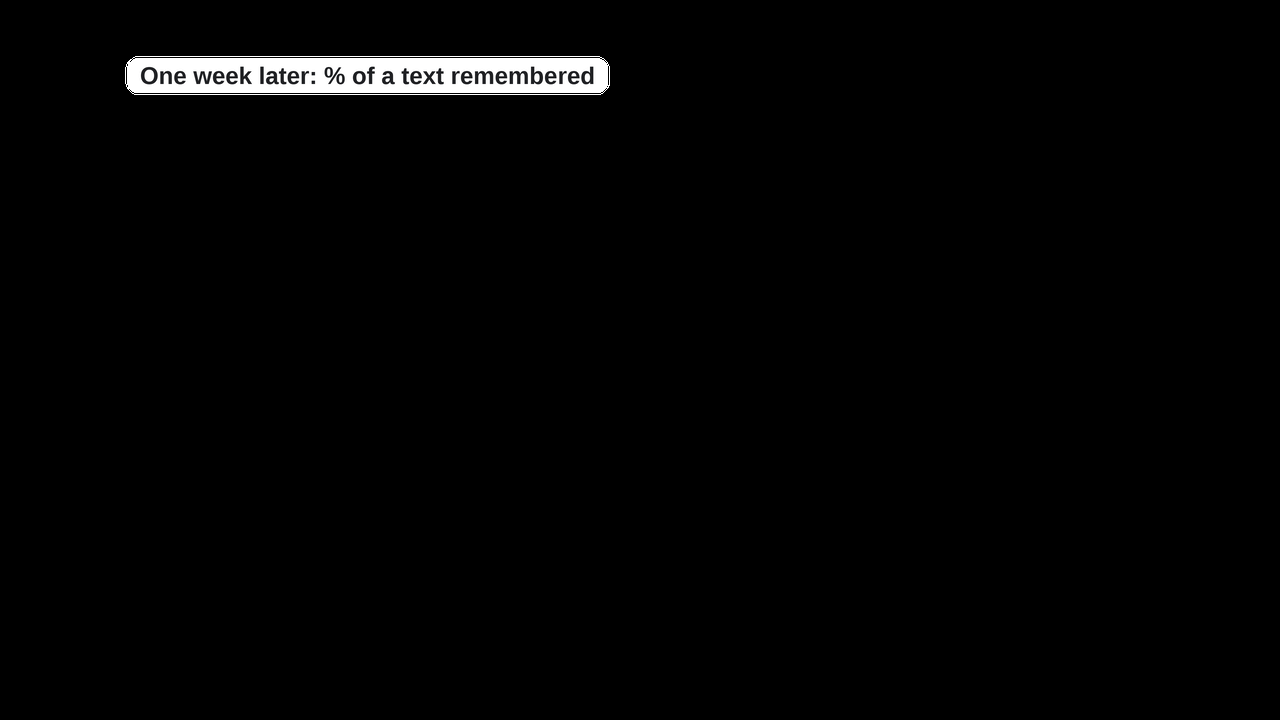
#> input picture glottos-marketing/content/specials/M1/polish-v3-build/l_chart.png, 1280 x 720 px, given in place of s_5800.png, which was not available
$ python egpatch.py
#> lines starting #> are read from the running program, lines starting #| are printed output that depends on the picture; after the words box and inside, x2 and y2 are one past the last pixel; in counts of white or black regions, pixels touching at a corner belong together; pictures that were not available may be replaced by others from this repository, and a replacement may not be noted
# blank the faint background art text "e.g/ meaning & meaning" (x 84-192, y 406-448) on the chart, timeline and quote-3 slides
import cv2, numpy as np
from PIL import Image
def eg(frame,out,x0=84,x1=193,y0=405,y1=449):
#> called with frame = '../s_5800.png', out = 'p_chart_eg.png', x0 = 84, x1 = 193, y0 = 405, y1 = 449
    img=cv2.imread(frame); g=cv2.cvtColor(img,cv2.COLOR_BGR2GRAY).astype(int)
#> in eg, img is the input picture: shape (720, 1280, 3); mean B, G, R 4.2, 4.2, 4.2
#> after `g = cv2.cvtColor(img, cv2.COLOR_BGR2GRAY).astype(int)`: g: shape (720, 1280) int64; 254 distinct labels, from 0 to 255
    paper=cv2.dilate(img,np.ones((11,11),np.uint8))           # max filter: removes thin strokes
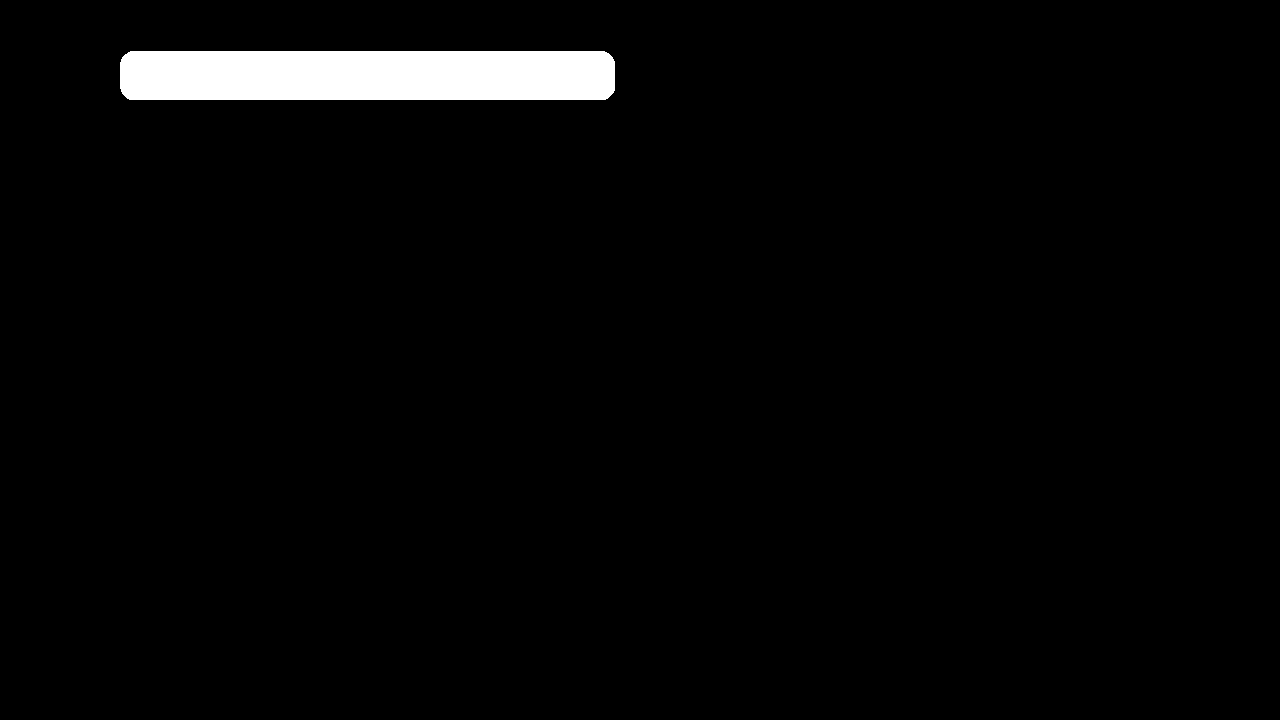
#> paper: shape (720, 1280, 3); 2.6% white; 1 white region, box (x1, y1, x2, y2) and area: (120, 51, 615, 100) 24090
    paper=cv2.GaussianBlur(paper,(0,0),3)
    pg=cv2.cvtColor(paper,cv2.COLOR_BGR2GRAY).astype(int)
#> pg: shape (720, 1280) int64; 227 distinct labels, from 0 to 255
    strong=(g<160).astype(np.uint8)                              # real content (slide text, axis, numbers)
#> strong: shape (720, 1280); values 0 (black) and 1 (white), 98.4% white; 18 black regions (12 under 20 px), largest, box (x1, y1, x2, y2) and area: (125, 56, 610, 95) 14426, (145, 70, 154, 82) 89, (356, 73, 362, 82) 39, (585, 73, 590, 82) 37, (534, 73, 539, 82) 35, (339, 75, 342, 83) 20
    strong=cv2.dilate(strong,np.ones((5,5),np.uint8))
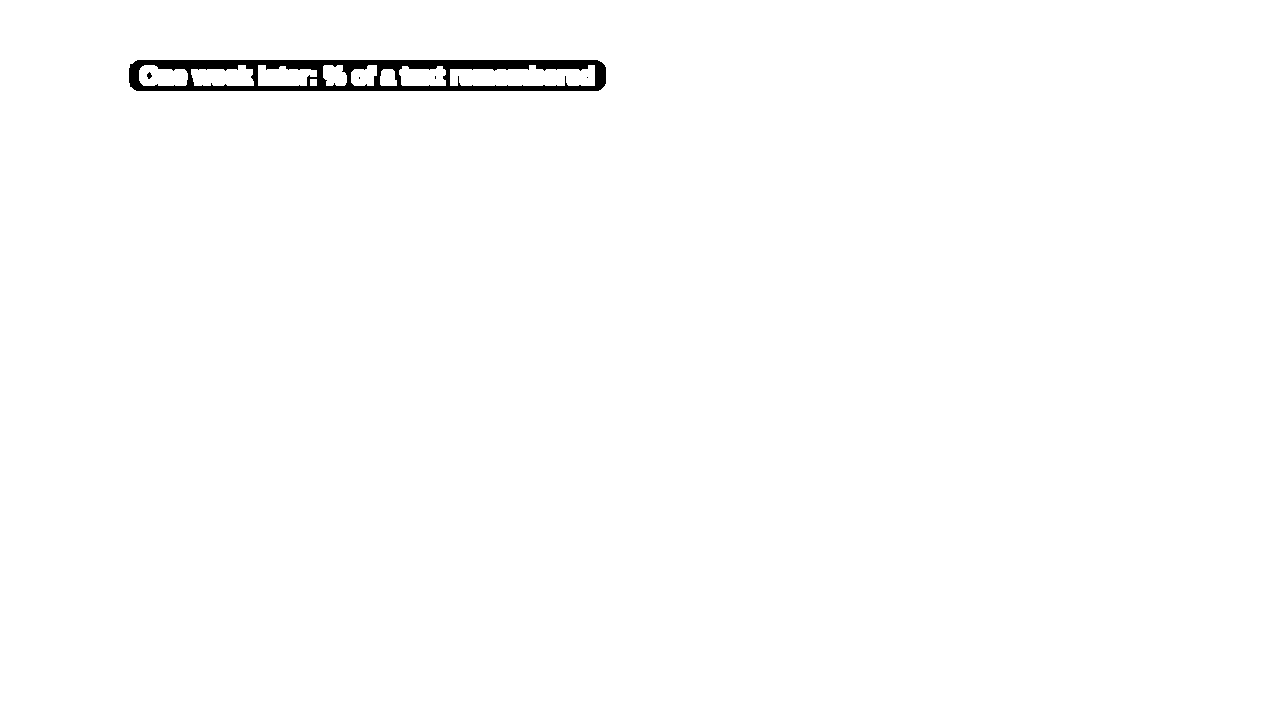
#> strong: shape (720, 1280); values 0 (black) and 1 (white), 99.2% white; 5 black regions (3 under 20 px), largest, box (x1, y1, x2, y2) and area: (129, 60, 606, 91) 7397, (147, 72, 152, 79) 23
    reg=np.zeros(g.shape,np.uint8); reg[y0:y1,x0:x1]=1
    m=((pg-g)>3)&(reg>0)&(strong==0)
#> m: shape (720, 1280) bool; every value is 0
    m=cv2.dilate(m.astype(np.uint8),np.ones((3,3),np.uint8))&reg&(1-strong)
    bgm=(reg>0)&(m==0)&(strong==0)
    off=np.median((paper.astype(int)-img.astype(int))[bgm],axis=0)
#> off = [nan, nan, nan]
    paper=np.clip(paper.astype(int)-off,0,255).astype(np.uint8)
#> paper: shape (720, 1280, 3); every value is 0
    fin=img.copy(); fin[m>0]=paper[m>0]
    d=np.abs(fin.astype(int)-img.astype(int)).max(2)>0
    a=(d*255).astype(np.uint8)
    Image.fromarray(np.dstack([cv2.cvtColor(fin,cv2.COLOR_BGR2RGB),a]),'RGBA').save(out)
    cv2.imwrite(out.replace('.png','_z.png'),cv2.resize(np.vstack([img[395:455,70:210],fin[395:455,70:210]]),None,fx=4,fy=4,interpolation=cv2.INTER_CUBIC))
    return fin
eg('../s_5800.png','p_chart_eg.png')
eg('../s_6400.png','p_timeline_eg.png')
#> call 2 of eg, with frame = '../s_6400.png', out = 'p_timeline_eg.png', x0 = 84, x1 = 193, y0 = 405, y1 = 449
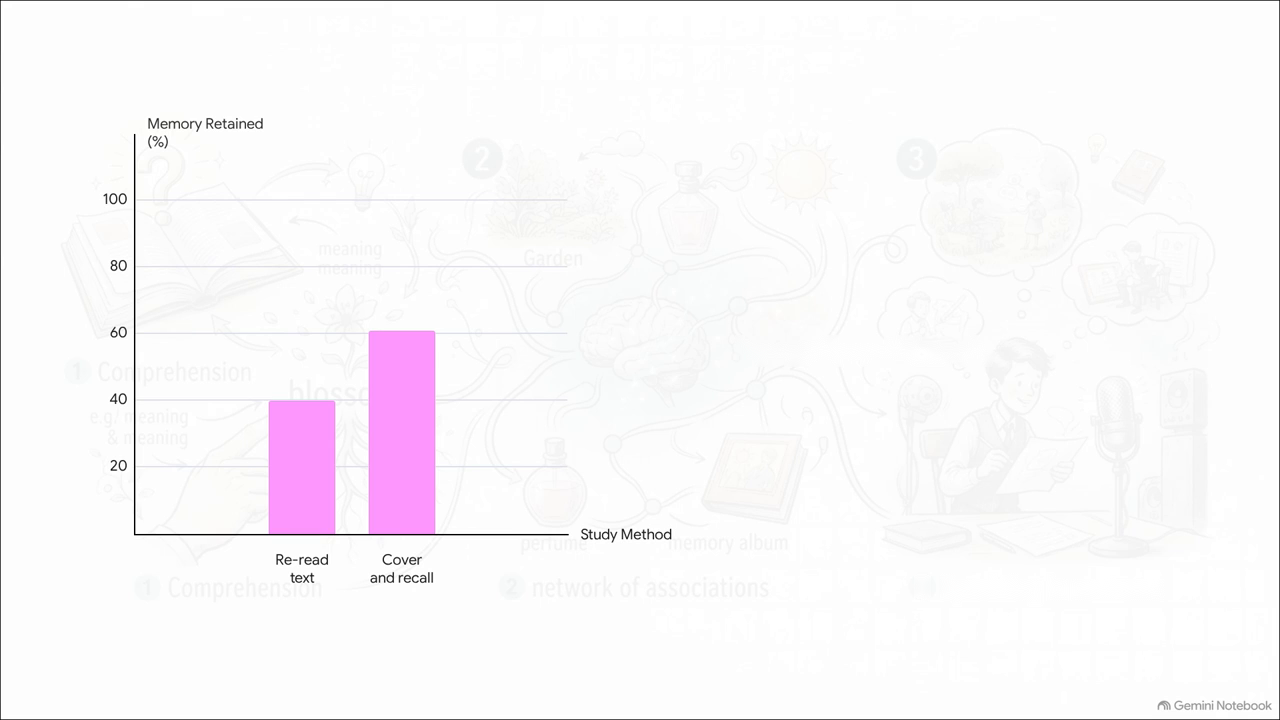
#> input picture glottos-marketing/content/specials/M1/polish-v3-build/p_chart.png, 1280 x 720 px, given in place of s_6400.png, which was not available
#> in eg, img is the input picture: shape (720, 1280, 3); mean B, G, R 250.5, 248.1, 250.6
#> in eg (call 2), `pg=cv2.cvtColor(paper,cv2.COLOR_BGR2GRAY).astype(int)`:
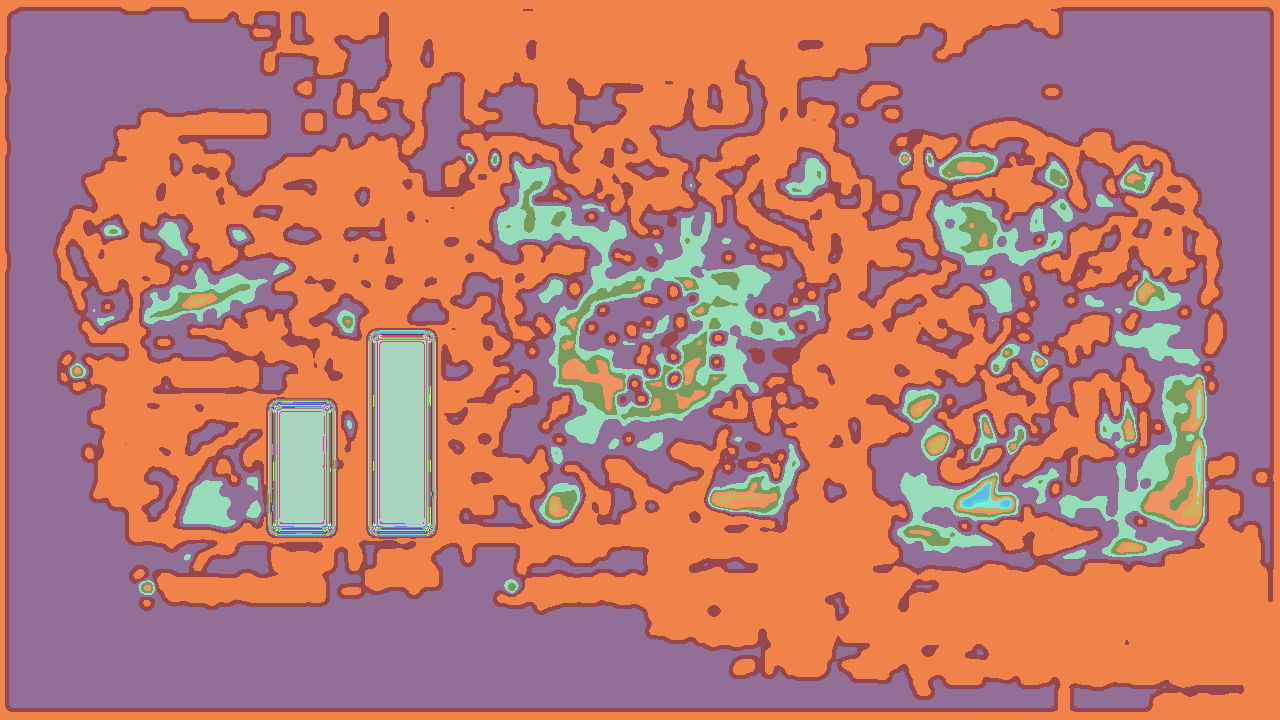
#> pg: shape (720, 1280) int64; 63 distinct labels, from 193 to 255; one colour per label, 0 black
#> in eg (call 2), `strong=(g<160).astype(np.uint8)`: strong: shape (720, 1280); values 0 (black) and 1 (white), 0.74% white in thin lines or dots
#> in eg (call 2), `strong=cv2.dilate(strong,np.ones((5,5),np.uint8))`: strong: shape (720, 1280); values 0 (black) and 1 (white), 2.6% white; 22 white regions, largest, box (x1, y1, x2, y2) and area: (0, 0, 1280, 720) 11964, (132, 132, 571, 538) 4228, (146, 116, 265, 134) 1543
#> in eg (call 2), `m=((pg-g)>3)&(reg>0)&(strong==0)`: m: shape (720, 1280) bool; 0.14% white; 20 white regions (4 under 20 px), largest, box (x1, y1, x2, y2) and area: (138, 433, 155, 446) 139, (156, 429, 169, 445) 112, (107, 429, 119, 445) 110
#> in eg (call 2), `m=cv2.dilate(m.astype(np.uint8),np.ones((3,3),np.uint8))&reg&(1-strong)`: m: shape (720, 1280); values 0 (black) and 1 (white), 0.25% white; 8 white regions (3 under 20 px), largest, box (x1, y1, x2, y2) and area: (137, 428, 189, 449) 751, (137, 407, 189, 430) 743, (89, 407, 120, 446) 601, (123, 411, 132, 425) 117, (123, 432, 132, 445) 117
#> in eg (call 2), `bgm=(reg>0)&(m==0)&(strong==0)`: bgm: shape (720, 1280) bool; 0.24% white; 7 white regions (4 under 20 px), largest, box (x1, y1, x2, y2) and area: (84, 405, 132, 449) 1243, (137, 405, 193, 449) 829, (137, 444, 179, 449) 134
#> in eg (call 2), `off=np.median((paper.astype(int)-img.astype(int))[bgm],axis=0)`: off = [2, 2, 2]
#> in eg (call 2), `fin[m > 0] = paper[m > 0]`: fin: shape (720, 1280, 3); 0.2% of pixels changed, all inside (x1, y1, x2, y2) = (89, 405, 189, 449)
#> in eg (call 2), `d=np.abs(fin.astype(int)-img.astype(int)).max(2)>0`: d: shape (720, 1280) bool; 0.2% white; 8 white regions (3 under 20 px), largest, box (x1, y1, x2, y2) and area: (137, 428, 189, 449) 607, (137, 408, 189, 429) 589, (89, 407, 120, 446) 450, (123, 412, 132, 425) 93, (124, 432, 132, 445) 79
#> in eg (call 2), `cv2.imwrite(out.replace('.png','_z.png'),cv2.resize(np.vstack([img[395..`:
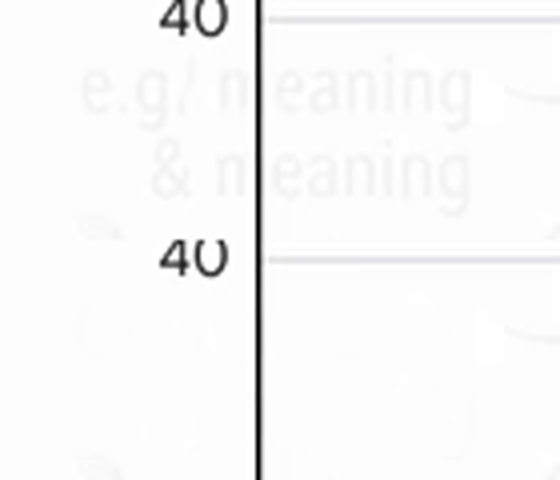
#> saved as p_timeline_eg_z.png: shape (480, 560, 3); mean B, G, R 248.2, 248.1, 248.1
eg('../s_4500.png','p_q3_eg.png',x1=157)
#> in eg (call 3), `m=((pg-g)>3)&(reg>0)&(strong==0)`: m: shape (720, 1280) bool; 0.08% white; 16 white regions (7 under 20 px), largest, box (x1, y1, x2, y2) and area: (138, 433, 155, 446) 139, (107, 429, 119, 445) 110, (104, 412, 113, 428) 101
#> in eg (call 3), `m=cv2.dilate(m.astype(np.uint8),np.ones((3,3),np.uint8))&reg&(1-strong)`: m: shape (720, 1280); values 0 (black) and 1 (white), 0.15% white; 8 white regions (3 under 20 px), largest, box (x1, y1, x2, y2) and area: (89, 407, 120, 446) 601, (137, 432, 157, 447) 267, (137, 411, 157, 425) 256, (123, 411, 132, 425) 117, (123, 432, 132, 445) 117
#> in eg (call 3), `bgm=(reg>0)&(m==0)&(strong==0)`: bgm: shape (720, 1280) bool; 0.17% white; 5 white regions (1 under 20 px), largest, box (x1, y1, x2, y2) and area: (84, 405, 132, 449) 1243, (137, 422, 157, 434) 158, (137, 405, 157, 415) 132, (137, 444, 157, 449) 67
#> in eg (call 3), `fin[m > 0] = paper[m > 0]`: fin: shape (720, 1280, 3); 0.12% of pixels changed, all inside (x1, y1, x2, y2) = (89, 405, 157, 449)
#> in eg (call 3), `d=np.abs(fin.astype(int)-img.astype(int)).max(2)>0`: d: shape (720, 1280) bool; 0.12% white; 8 white regions (3 under 20 px), largest, box (x1, y1, x2, y2) and area: (89, 407, 120, 446) 450, (137, 432, 157, 447) 221, (137, 412, 157, 425) 206, (123, 412, 132, 425) 93, (124, 432, 132, 445) 79
